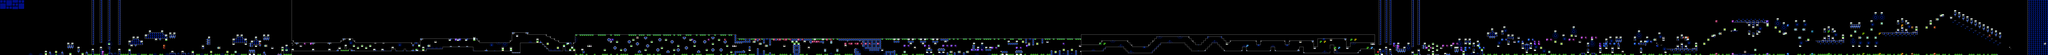

Rendered tile map (Tiled .tmx) drawn with the repository's tilesets; below, a short description and the map source with its tile grids summarised:
An orthogonal 1004x27 tile map with 16x16 px tiles, 2 tile layers (SP, ...), 2 tilesets, 2 image layers.

<map version="1.10" tiledversion="1.11.2" orientation="orthogonal" renderorder="right-down" width="1004" height="27" tilewidth="16" tileheight="16" infinite="0" nextlayerid="5" nextobjectid="1">
 <editorsettings>
  <chunksize width="16" height="27" />
  <export target="clutterfunk.csv" format="csv" />
 </editorsettings>
 <tileset firstgid="1" name="famidash" tilewidth="16" tileheight="16" tilecount="256" columns="16">
  <image source="../../../GRAPHICS/famidash.bmp" width="256" height="256" />
 </tileset>
 <tileset firstgid="257" name="sprites" tilewidth="16" tileheight="16" tilecount="256" columns="16">
  <image source="../../../GRAPHICS/sprites.png" width="256" height="256" />
 </tileset>
 <imagelayer id="3" name="Image Layer 1" parallaxx="0.9" parallaxy="0.9" repeatx="1" repeaty="1"><image source="../../../GRAPHICS/Old/parallax Blue.bmp" width="192" height="72" /></imagelayer><imagelayer id="4" name="Image Layer 2" offsetx="0" offsety="432" repeatx="1"><image source="../../../GRAPHICS/ground.bmp" width="80" height="32" /></imagelayer><layer id="1" width="1004" height="27">
  <data>[27108 cells, 27108 non-empty, 114 distinct tile ids]</data>
 </layer>
 <layer id="2" name="SP" width="1004" height="27">
  <data>[27108 cells, 515 non-empty, 58 distinct tile ids]</data>
 </layer>
</map>
